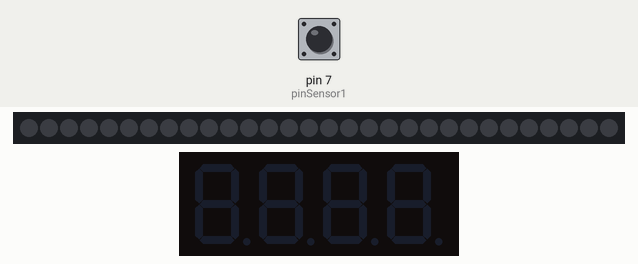
A sketch run on a simulated Arduino Uno, built with avr-gcc and run on an emulated ATmega328P. On the bench: 30 RGB LEDs in strip order, left to right, 4-digit seven-segment display. Inputs (shaded band) come from the test bench; at power-on: pin 7 (pinSensor1) HIGH.

Above: at 1.2 s.
1.3 s: pin 7 (pinSensor1) driven LOW
At 2.0 s:
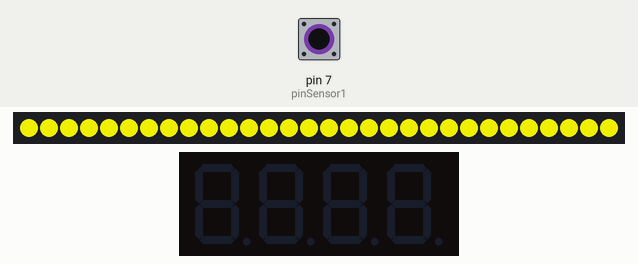
4.3 s: pin 7 (pinSensor1) pulsed HIGH 2 times (0.12 s each, 0.3 s apart)
At 6.2 s:
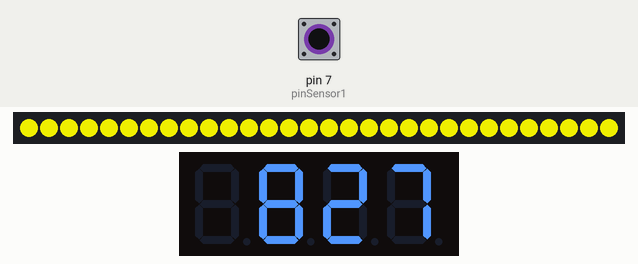
At 9.7 s:
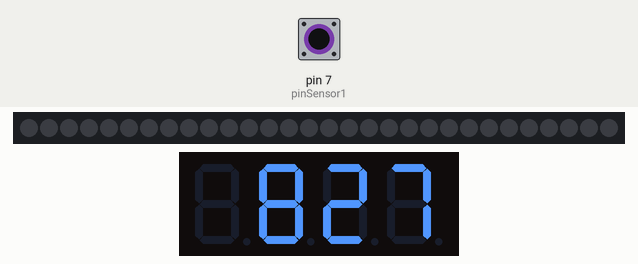
Timing chart, 0 to 11.2 s (numbered marks = the images above; inputs shaded):
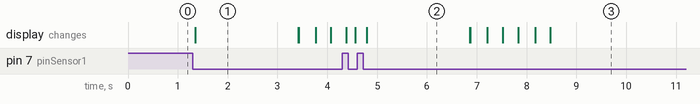

The sketch:

v2.ino
```cpp
#include <Arduino.h>
#include <TM1637Display.h>
#include <Adafruit_NeoPixel.h>
#ifdef __AVR__
#include <avr/power.h> // Required for 16 MHz Adafruit Trinket
#endif

#define pinSensor1 7 //pino que ligou o sensor de presenca
#define CLK 2 //pino do display
#define DIO 3 //pino do display
#define PIN  6 // Pino do led
#define NUMPIXELS 30 // quantidade de led da fita
Adafruit_NeoPixel pixels(NUMPIXELS, PIN, NEO_GRB + NEO_KHZ800);


// Se quiser mudar algo é aqui
int t_acedimento = 30; //tempo que o led fica aceso, se diminuir fica mais rápido 30 me parece bom
int frequencia = 10;
int inicio_led= 2000; //intervalo entre o posicionamento da raquete e início dos leds


//define variable
int contTime = 0;
int cont = 0;
int contAcendimentoLed=0;
int prepara = 0;
int led = 0;
int tm = 0;
int t1 = 0;
int t2 = 0;
int t3 = 0;

//start display
TM1637Display display(CLK, DIO);
void setup() {
  pinMode(pinSensor1, INPUT); //ler o pino do sensor como entrada

#if defined(__AVR_ATtiny85__) && (F_CPU == 16000000)
 clock_prescale_set(clock_div_1);
#endif
// END of Trinket-specific code.

  pixels.begin(); // INITIALIZE NeoPixel strip object (REQUIRED)
}

void loop() {
  display.setBrightness(0x0f);
  bool estadoSensor1 = digitalRead(pinSensor1); //pega o valor do estado do sensor de presença

 // Pega o primeiro momento que colocou a raquete e set tudo e inicia a contagem
  if (estadoSensor1==0 && cont ==0) {
      cont = 1;
      t1 = contTime;
      prepara = 0;
      led = 0;
     //acende os leds amarelos
     for(int i=0; i<NUMPIXELS; i++) {
         pixels.setPixelColor(i, pixels.Color(204, 204, 0));
         pixels.show();
         prepara = 1;
       }

   }

   //Pega primeiro momento que retirou a raquete
   if (estadoSensor1==1 && cont == 1) {
      t2 = contTime;
      if ((t2-t1)>1000){ //Estipulei um tempo mínimo de 1s entre o primeiro momento que coloco a requete e retiro a 1ª vez.
        cont = 3;
      }
   }

   // Quando passa pela segunda vez no sensor
   if (estadoSensor1==0 && cont ==3) {
      cont = 4;
      t3 = contTime;
      tm =  t3-t2;
      display.showNumberDec((inicio_led + ((t_acedimento*1.73)*NUMPIXELS))-(contTime-t1), false);
      //Meta menos o tempo que passou na 2ª vez pelo sensor

   }
   // Tempo que saiu pela 2ª vez no sensor
   if (estadoSensor1==1 && cont == 4) {
      cont = 0;
      prepara = 0;
      led = 0;

   }

    //Fazer os leds correr.
   if ((contTime-t1) > inicio_led && (contTime-t1) < (inicio_led + ((t_acedimento*1.73)*NUMPIXELS))){
      if (led==0){
        //Apagar os leds
        for(int i=0; i<NUMPIXELS; i++) {
            pixels.setPixelColor(i, pixels.Color(0, 0, 0));
            pixels.show();
                             }
                  }
      ///acender os leds em sequencia
      if (led <= NUMPIXELS && prepara == 1){
          if (contAcendimentoLed <= (t_acedimento/frequencia) && prepara == 1){
                contAcendimentoLed=contAcendimentoLed+1;
                pixels.setPixelColor(led, pixels.Color(255, 0, 0));
                pixels.show();

                    }
          if (contAcendimentoLed >= (t_acedimento/frequencia) && contAcendimentoLed < ((t_acedimento/frequencia)*2) && prepara == 1) {
                contAcendimentoLed=contAcendimentoLed+1;
                pixels.setPixelColor(led, pixels.Color(0, 0, 0));
                pixels.show();
                  }
          if (contAcendimentoLed >= ((t_acedimento/frequencia)*2) && prepara == 1) {
                contAcendimentoLed=0;
                led = led+1;
                }

            }
      if (led > NUMPIXELS && prepara == 1){
        prepara = 0;
             }
      }
      //acender os leds verdes após 3 segundos da ação
       if ((contTime-t1) > (inicio_led + ((t_acedimento*1.73)*NUMPIXELS))+3000) {
        for(int i=0; i<NUMPIXELS; i++) {
            pixels.setPixelColor(i, pixels.Color(0, 150, 0));
            pixels.show();
                             }

        }


  contTime = contTime + frequencia;
  delay(frequencia);


}
```

Measured:
- after the input at 4.3 s, the display: first differs from a run without the input after 0.27 s (image 2 shows a later state)
- what the display in image 1 shows lasts 2.1 s, from 1.3 s to 3.4 s
